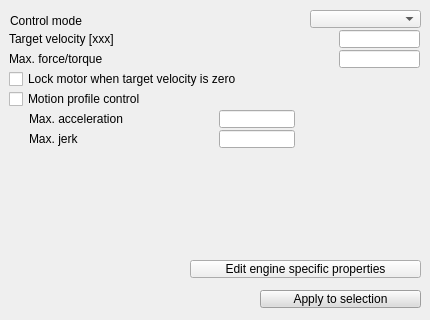
<?xml version="1.0" encoding="UTF-8"?>
<ui version="4.0">
 <class>CQDlgJointDyn</class>
 <widget class="QDialog" name="CQDlgJointDyn">
  <property name="geometry">
   <rect>
    <x>0</x>
    <y>0</y>
    <width>430</width>
    <height>320</height>
   </rect>
  </property>
  <property name="windowTitle">
   <string>Joint Dynamic Properties</string>
  </property>
  <property name="locale">
   <locale language="English" country="UnitedStates"/>
  </property>
  <widget class="QToolButton" name="qqApplyParams">
   <property name="geometry">
    <rect>
     <x>260</x>
     <y>290</y>
     <width>161</width>
     <height>18</height>
    </rect>
   </property>
   <property name="palette">
    <palette>
     <active>
      <colorrole role="WindowText">
       <brush brushstyle="SolidPattern">
        <color alpha="255">
         <red>0</red>
         <green>0</green>
         <blue>0</blue>
        </color>
       </brush>
      </colorrole>
      <colorrole role="Button">
       <brush brushstyle="SolidPattern">
        <color alpha="255">
         <red>220</red>
         <green>220</green>
         <blue>220</blue>
        </color>
       </brush>
      </colorrole>
      <colorrole role="Light">
       <brush brushstyle="SolidPattern">
        <color alpha="255">
         <red>255</red>
         <green>255</green>
         <blue>255</blue>
        </color>
       </brush>
      </colorrole>
      <colorrole role="Midlight">
       <brush brushstyle="SolidPattern">
        <color alpha="255">
         <red>237</red>
         <green>237</green>
         <blue>237</blue>
        </color>
       </brush>
      </colorrole>
      <colorrole role="Dark">
       <brush brushstyle="SolidPattern">
        <color alpha="255">
         <red>110</red>
         <green>110</green>
         <blue>110</blue>
        </color>
       </brush>
      </colorrole>
      <colorrole role="Mid">
       <brush brushstyle="SolidPattern">
        <color alpha="255">
         <red>147</red>
         <green>147</green>
         <blue>147</blue>
        </color>
       </brush>
      </colorrole>
      <colorrole role="Text">
       <brush brushstyle="SolidPattern">
        <color alpha="255">
         <red>0</red>
         <green>0</green>
         <blue>0</blue>
        </color>
       </brush>
      </colorrole>
      <colorrole role="BrightText">
       <brush brushstyle="SolidPattern">
        <color alpha="255">
         <red>255</red>
         <green>255</green>
         <blue>255</blue>
        </color>
       </brush>
      </colorrole>
      <colorrole role="ButtonText">
       <brush brushstyle="SolidPattern">
        <color alpha="255">
         <red>0</red>
         <green>0</green>
         <blue>0</blue>
        </color>
       </brush>
      </colorrole>
      <colorrole role="Base">
       <brush brushstyle="SolidPattern">
        <color alpha="255">
         <red>255</red>
         <green>255</green>
         <blue>255</blue>
        </color>
       </brush>
      </colorrole>
      <colorrole role="Window">
       <brush brushstyle="SolidPattern">
        <color alpha="255">
         <red>220</red>
         <green>220</green>
         <blue>220</blue>
        </color>
       </brush>
      </colorrole>
      <colorrole role="Shadow">
       <brush brushstyle="SolidPattern">
        <color alpha="255">
         <red>0</red>
         <green>0</green>
         <blue>0</blue>
        </color>
       </brush>
      </colorrole>
      <colorrole role="AlternateBase">
       <brush brushstyle="SolidPattern">
        <color alpha="255">
         <red>237</red>
         <green>237</green>
         <blue>237</blue>
        </color>
       </brush>
      </colorrole>
      <colorrole role="ToolTipBase">
       <brush brushstyle="SolidPattern">
        <color alpha="255">
         <red>255</red>
         <green>255</green>
         <blue>220</blue>
        </color>
       </brush>
      </colorrole>
      <colorrole role="ToolTipText">
       <brush brushstyle="SolidPattern">
        <color alpha="255">
         <red>0</red>
         <green>0</green>
         <blue>0</blue>
        </color>
       </brush>
      </colorrole>
      <colorrole role="PlaceholderText">
       <brush brushstyle="NoBrush">
        <color alpha="128">
         <red>0</red>
         <green>0</green>
         <blue>0</blue>
        </color>
       </brush>
      </colorrole>
     </active>
     <inactive>
      <colorrole role="WindowText">
       <brush brushstyle="SolidPattern">
        <color alpha="255">
         <red>0</red>
         <green>0</green>
         <blue>0</blue>
        </color>
       </brush>
      </colorrole>
      <colorrole role="Button">
       <brush brushstyle="SolidPattern">
        <color alpha="255">
         <red>220</red>
         <green>220</green>
         <blue>220</blue>
        </color>
       </brush>
      </colorrole>
      <colorrole role="Light">
       <brush brushstyle="SolidPattern">
        <color alpha="255">
         <red>255</red>
         <green>255</green>
         <blue>255</blue>
        </color>
       </brush>
      </colorrole>
      <colorrole role="Midlight">
       <brush brushstyle="SolidPattern">
        <color alpha="255">
         <red>237</red>
         <green>237</green>
         <blue>237</blue>
        </color>
       </brush>
      </colorrole>
      <colorrole role="Dark">
       <brush brushstyle="SolidPattern">
        <color alpha="255">
         <red>110</red>
         <green>110</green>
         <blue>110</blue>
        </color>
       </brush>
      </colorrole>
      <colorrole role="Mid">
       <brush brushstyle="SolidPattern">
        <color alpha="255">
         <red>147</red>
         <green>147</green>
         <blue>147</blue>
        </color>
       </brush>
      </colorrole>
      <colorrole role="Text">
       <brush brushstyle="SolidPattern">
        <color alpha="255">
         <red>0</red>
         <green>0</green>
         <blue>0</blue>
        </color>
       </brush>
      </colorrole>
      <colorrole role="BrightText">
       <brush brushstyle="SolidPattern">
        <color alpha="255">
         <red>255</red>
         <green>255</green>
         <blue>255</blue>
        </color>
       </brush>
      </colorrole>
      <colorrole role="ButtonText">
       <brush brushstyle="SolidPattern">
        <color alpha="255">
         <red>0</red>
         <green>0</green>
         <blue>0</blue>
        </color>
       </brush>
      </colorrole>
      <colorrole role="Base">
       <brush brushstyle="SolidPattern">
        <color alpha="255">
         <red>255</red>
         <green>255</green>
         <blue>255</blue>
        </color>
       </brush>
      </colorrole>
      <colorrole role="Window">
       <brush brushstyle="SolidPattern">
        <color alpha="255">
         <red>220</red>
         <green>220</green>
         <blue>220</blue>
        </color>
       </brush>
      </colorrole>
      <colorrole role="Shadow">
       <brush brushstyle="SolidPattern">
        <color alpha="255">
         <red>0</red>
         <green>0</green>
         <blue>0</blue>
        </color>
       </brush>
      </colorrole>
      <colorrole role="AlternateBase">
       <brush brushstyle="SolidPattern">
        <color alpha="255">
         <red>237</red>
         <green>237</green>
         <blue>237</blue>
        </color>
       </brush>
      </colorrole>
      <colorrole role="ToolTipBase">
       <brush brushstyle="SolidPattern">
        <color alpha="255">
         <red>255</red>
         <green>255</green>
         <blue>220</blue>
        </color>
       </brush>
      </colorrole>
      <colorrole role="ToolTipText">
       <brush brushstyle="SolidPattern">
        <color alpha="255">
         <red>0</red>
         <green>0</green>
         <blue>0</blue>
        </color>
       </brush>
      </colorrole>
      <colorrole role="PlaceholderText">
       <brush brushstyle="NoBrush">
        <color alpha="128">
         <red>0</red>
         <green>0</green>
         <blue>0</blue>
        </color>
       </brush>
      </colorrole>
     </inactive>
     <disabled>
      <colorrole role="WindowText">
       <brush brushstyle="SolidPattern">
        <color alpha="255">
         <red>110</red>
         <green>110</green>
         <blue>110</blue>
        </color>
       </brush>
      </colorrole>
      <colorrole role="Button">
       <brush brushstyle="SolidPattern">
        <color alpha="255">
         <red>220</red>
         <green>220</green>
         <blue>220</blue>
        </color>
       </brush>
      </colorrole>
      <colorrole role="Light">
       <brush brushstyle="SolidPattern">
        <color alpha="255">
         <red>255</red>
         <green>255</green>
         <blue>255</blue>
        </color>
       </brush>
      </colorrole>
      <colorrole role="Midlight">
       <brush brushstyle="SolidPattern">
        <color alpha="255">
         <red>237</red>
         <green>237</green>
         <blue>237</blue>
        </color>
       </brush>
      </colorrole>
      <colorrole role="Dark">
       <brush brushstyle="SolidPattern">
        <color alpha="255">
         <red>110</red>
         <green>110</green>
         <blue>110</blue>
        </color>
       </brush>
      </colorrole>
      <colorrole role="Mid">
       <brush brushstyle="SolidPattern">
        <color alpha="255">
         <red>147</red>
         <green>147</green>
         <blue>147</blue>
        </color>
       </brush>
      </colorrole>
      <colorrole role="Text">
       <brush brushstyle="SolidPattern">
        <color alpha="255">
         <red>110</red>
         <green>110</green>
         <blue>110</blue>
        </color>
       </brush>
      </colorrole>
      <colorrole role="BrightText">
       <brush brushstyle="SolidPattern">
        <color alpha="255">
         <red>255</red>
         <green>255</green>
         <blue>255</blue>
        </color>
       </brush>
      </colorrole>
      <colorrole role="ButtonText">
       <brush brushstyle="SolidPattern">
        <color alpha="255">
         <red>110</red>
         <green>110</green>
         <blue>110</blue>
        </color>
       </brush>
      </colorrole>
      <colorrole role="Base">
       <brush brushstyle="SolidPattern">
        <color alpha="255">
         <red>220</red>
         <green>220</green>
         <blue>220</blue>
        </color>
       </brush>
      </colorrole>
      <colorrole role="Window">
       <brush brushstyle="SolidPattern">
        <color alpha="255">
         <red>220</red>
         <green>220</green>
         <blue>220</blue>
        </color>
       </brush>
      </colorrole>
      <colorrole role="Shadow">
       <brush brushstyle="SolidPattern">
        <color alpha="255">
         <red>0</red>
         <green>0</green>
         <blue>0</blue>
        </color>
       </brush>
      </colorrole>
      <colorrole role="AlternateBase">
       <brush brushstyle="SolidPattern">
        <color alpha="255">
         <red>220</red>
         <green>220</green>
         <blue>220</blue>
        </color>
       </brush>
      </colorrole>
      <colorrole role="ToolTipBase">
       <brush brushstyle="SolidPattern">
        <color alpha="255">
         <red>255</red>
         <green>255</green>
         <blue>220</blue>
        </color>
       </brush>
      </colorrole>
      <colorrole role="ToolTipText">
       <brush brushstyle="SolidPattern">
        <color alpha="255">
         <red>0</red>
         <green>0</green>
         <blue>0</blue>
        </color>
       </brush>
      </colorrole>
      <colorrole role="PlaceholderText">
       <brush brushstyle="NoBrush">
        <color alpha="128">
         <red>0</red>
         <green>0</green>
         <blue>0</blue>
        </color>
       </brush>
      </colorrole>
     </disabled>
    </palette>
   </property>
   <property name="focusPolicy">
    <enum>Qt::StrongFocus</enum>
   </property>
   <property name="text">
    <string>Apply to selection</string>
   </property>
  </widget>
  <widget class="QToolButton" name="qqAdjustEngineProperties">
   <property name="geometry">
    <rect>
     <x>190</x>
     <y>260</y>
     <width>231</width>
     <height>18</height>
    </rect>
   </property>
   <property name="focusPolicy">
    <enum>Qt::StrongFocus</enum>
   </property>
   <property name="text">
    <string>Edit engine specific properties</string>
   </property>
  </widget>
  <widget class="QStackedWidget" name="qqStack">
   <property name="geometry">
    <rect>
     <x>-1</x>
     <y>30</y>
     <width>421</width>
     <height>221</height>
    </rect>
   </property>
   <property name="currentIndex">
    <number>2</number>
   </property>
   <widget class="QWidget" name="page">
    <widget class="QLabel" name="label_2">
     <property name="geometry">
      <rect>
       <x>10</x>
       <y>0</y>
       <width>391</width>
       <height>21</height>
      </rect>
     </property>
     <property name="text">
      <string>The joint is not controlled</string>
     </property>
    </widget>
   </widget>
   <widget class="QWidget" name="page_2">
    <widget class="QLabel" name="qqForceMode_forceLabel">
     <property name="geometry">
      <rect>
       <x>10</x>
       <y>0</y>
       <width>301</width>
       <height>21</height>
      </rect>
     </property>
     <property name="text">
      <string>Constant torque</string>
     </property>
    </widget>
    <widget class="QLineEdit" name="qqForceMode_force">
     <property name="geometry">
      <rect>
       <x>340</x>
       <y>0</y>
       <width>81</width>
       <height>18</height>
      </rect>
     </property>
    </widget>
   </widget>
   <widget class="QWidget" name="page_3">
    <widget class="QLineEdit" name="qqVelocityMode_velocity">
     <property name="geometry">
      <rect>
       <x>340</x>
       <y>0</y>
       <width>81</width>
       <height>18</height>
      </rect>
     </property>
    </widget>
    <widget class="QLineEdit" name="qqVelocityMode_force">
     <property name="geometry">
      <rect>
       <x>340</x>
       <y>20</y>
       <width>81</width>
       <height>18</height>
      </rect>
     </property>
    </widget>
    <widget class="QCheckBox" name="qqVelocityMode_motorLock">
     <property name="geometry">
      <rect>
       <x>10</x>
       <y>40</y>
       <width>291</width>
       <height>18</height>
      </rect>
     </property>
     <property name="focusPolicy">
      <enum>Qt::StrongFocus</enum>
     </property>
     <property name="text">
      <string>Lock motor when target velocity is zero</string>
     </property>
    </widget>
    <widget class="QLabel" name="qqVelocityMode_velocityLabel">
     <property name="geometry">
      <rect>
       <x>10</x>
       <y>0</y>
       <width>261</width>
       <height>18</height>
      </rect>
     </property>
     <property name="text">
      <string>Target velocity [xxx]</string>
     </property>
    </widget>
    <widget class="QLabel" name="qqVelocityMode_forceLabel">
     <property name="geometry">
      <rect>
       <x>10</x>
       <y>20</y>
       <width>281</width>
       <height>18</height>
      </rect>
     </property>
     <property name="text">
      <string>Max. force/torque</string>
     </property>
    </widget>
    <widget class="QLabel" name="qqVelocityMode_maxAccelLabel">
     <property name="geometry">
      <rect>
       <x>30</x>
       <y>80</y>
       <width>191</width>
       <height>18</height>
      </rect>
     </property>
     <property name="text">
      <string>Max. acceleration</string>
     </property>
    </widget>
    <widget class="QLineEdit" name="qqVelocityMode_maxJerk">
     <property name="geometry">
      <rect>
       <x>220</x>
       <y>100</y>
       <width>76</width>
       <height>18</height>
      </rect>
     </property>
    </widget>
    <widget class="QLabel" name="qqVelocityMode_maxJerkLabel">
     <property name="geometry">
      <rect>
       <x>30</x>
       <y>100</y>
       <width>191</width>
       <height>18</height>
      </rect>
     </property>
     <property name="text">
      <string>Max. jerk</string>
     </property>
    </widget>
    <widget class="QLineEdit" name="qqVelocityMode_maxAccel">
     <property name="geometry">
      <rect>
       <x>220</x>
       <y>80</y>
       <width>76</width>
       <height>18</height>
      </rect>
     </property>
    </widget>
    <widget class="QCheckBox" name="qqVelocityMode_ruckig">
     <property name="geometry">
      <rect>
       <x>10</x>
       <y>60</y>
       <width>211</width>
       <height>18</height>
      </rect>
     </property>
     <property name="focusPolicy">
      <enum>Qt::StrongFocus</enum>
     </property>
     <property name="text">
      <string>Motion profile control</string>
     </property>
    </widget>
   </widget>
   <widget class="QWidget" name="page_4">
    <widget class="QLabel" name="label_4">
     <property name="geometry">
      <rect>
       <x>30</x>
       <y>60</y>
       <width>71</width>
       <height>18</height>
      </rect>
     </property>
     <property name="text">
      <string>P</string>
     </property>
    </widget>
    <widget class="QLabel" name="qqPositionMode_forceLabel">
     <property name="geometry">
      <rect>
       <x>10</x>
       <y>20</y>
       <width>281</width>
       <height>18</height>
      </rect>
     </property>
     <property name="text">
      <string>Max. force/torque</string>
     </property>
    </widget>
    <widget class="QLineEdit" name="qqD">
     <property name="geometry">
      <rect>
       <x>220</x>
       <y>100</y>
       <width>76</width>
       <height>18</height>
      </rect>
     </property>
    </widget>
    <widget class="QLineEdit" name="qqPositionMode_upperVel">
     <property name="geometry">
      <rect>
       <x>220</x>
       <y>120</y>
       <width>76</width>
       <height>18</height>
      </rect>
     </property>
    </widget>
    <widget class="QLabel" name="qqPositionMode_positionLabel">
     <property name="geometry">
      <rect>
       <x>10</x>
       <y>0</y>
       <width>271</width>
       <height>18</height>
      </rect>
     </property>
     <property name="text">
      <string>Target position [xxx]</string>
     </property>
    </widget>
    <widget class="QLabel" name="qqPositionMode_upperVelLabel">
     <property name="geometry">
      <rect>
       <x>30</x>
       <y>120</y>
       <width>191</width>
       <height>18</height>
      </rect>
     </property>
     <property name="text">
      <string>Upper velocity limit [xxx]</string>
     </property>
    </widget>
    <widget class="QCheckBox" name="qqPositionMode_cb">
     <property name="geometry">
      <rect>
       <x>310</x>
       <y>60</y>
       <width>71</width>
       <height>18</height>
      </rect>
     </property>
     <property name="focusPolicy">
      <enum>Qt::StrongFocus</enum>
     </property>
     <property name="text">
      <string>CB</string>
     </property>
    </widget>
    <widget class="QLabel" name="label_5">
     <property name="geometry">
      <rect>
       <x>30</x>
       <y>80</y>
       <width>81</width>
       <height>18</height>
      </rect>
     </property>
     <property name="text">
      <string>I</string>
     </property>
    </widget>
    <widget class="QLineEdit" name="qqPositionMode_force">
     <property name="geometry">
      <rect>
       <x>340</x>
       <y>20</y>
       <width>81</width>
       <height>18</height>
      </rect>
     </property>
    </widget>
    <widget class="QLabel" name="label_6">
     <property name="geometry">
      <rect>
       <x>30</x>
       <y>100</y>
       <width>71</width>
       <height>18</height>
      </rect>
     </property>
     <property name="text">
      <string>D</string>
     </property>
    </widget>
    <widget class="QLineEdit" name="qqI">
     <property name="geometry">
      <rect>
       <x>220</x>
       <y>80</y>
       <width>76</width>
       <height>18</height>
      </rect>
     </property>
    </widget>
    <widget class="QLineEdit" name="qqP">
     <property name="geometry">
      <rect>
       <x>220</x>
       <y>60</y>
       <width>76</width>
       <height>18</height>
      </rect>
     </property>
    </widget>
    <widget class="QLineEdit" name="qqPositionMode_position">
     <property name="geometry">
      <rect>
       <x>340</x>
       <y>0</y>
       <width>81</width>
       <height>18</height>
      </rect>
     </property>
    </widget>
    <widget class="QRadioButton" name="qqPositionMode_ruckig">
     <property name="geometry">
      <rect>
       <x>10</x>
       <y>140</y>
       <width>191</width>
       <height>19</height>
      </rect>
     </property>
     <property name="text">
      <string>Motion profile control</string>
     </property>
    </widget>
    <widget class="QRadioButton" name="qqPositionMode_pid">
     <property name="geometry">
      <rect>
       <x>10</x>
       <y>40</y>
       <width>131</width>
       <height>19</height>
      </rect>
     </property>
     <property name="text">
      <string>PID control</string>
     </property>
    </widget>
    <widget class="QLineEdit" name="qqPositionMode_maxJerk">
     <property name="geometry">
      <rect>
       <x>220</x>
       <y>200</y>
       <width>76</width>
       <height>18</height>
      </rect>
     </property>
    </widget>
    <widget class="QLabel" name="qqPositionMode_maxVelLabel">
     <property name="geometry">
      <rect>
       <x>30</x>
       <y>160</y>
       <width>191</width>
       <height>18</height>
      </rect>
     </property>
     <property name="text">
      <string>Max. velocity</string>
     </property>
    </widget>
    <widget class="QLabel" name="qqPositionMode_maxAccelLabel">
     <property name="geometry">
      <rect>
       <x>30</x>
       <y>180</y>
       <width>191</width>
       <height>18</height>
      </rect>
     </property>
     <property name="text">
      <string>Max. acceleration</string>
     </property>
    </widget>
    <widget class="QLabel" name="qqPositionMode_maxJerkLabel">
     <property name="geometry">
      <rect>
       <x>30</x>
       <y>200</y>
       <width>191</width>
       <height>18</height>
      </rect>
     </property>
     <property name="text">
      <string>Max. jerk</string>
     </property>
    </widget>
    <widget class="QLineEdit" name="qqPositionMode_maxVel">
     <property name="geometry">
      <rect>
       <x>220</x>
       <y>160</y>
       <width>76</width>
       <height>18</height>
      </rect>
     </property>
    </widget>
    <widget class="QLineEdit" name="qqPositionMode_maxAccel">
     <property name="geometry">
      <rect>
       <x>220</x>
       <y>180</y>
       <width>76</width>
       <height>18</height>
      </rect>
     </property>
    </widget>
   </widget>
   <widget class="QWidget" name="page_5">
    <widget class="QCheckBox" name="qqSpringMode_cb">
     <property name="geometry">
      <rect>
       <x>250</x>
       <y>20</y>
       <width>41</width>
       <height>18</height>
      </rect>
     </property>
     <property name="focusPolicy">
      <enum>Qt::StrongFocus</enum>
     </property>
     <property name="text">
      <string>CB</string>
     </property>
    </widget>
    <widget class="QLabel" name="qqSpringMode_positionLabel">
     <property name="geometry">
      <rect>
       <x>10</x>
       <y>0</y>
       <width>271</width>
       <height>18</height>
      </rect>
     </property>
     <property name="text">
      <string>Target position [xxx]</string>
     </property>
    </widget>
    <widget class="QLabel" name="qqKLabel">
     <property name="geometry">
      <rect>
       <x>10</x>
       <y>20</y>
       <width>21</width>
       <height>18</height>
      </rect>
     </property>
     <property name="text">
      <string>K</string>
     </property>
    </widget>
    <widget class="QLineEdit" name="qqK">
     <property name="geometry">
      <rect>
       <x>160</x>
       <y>20</y>
       <width>61</width>
       <height>18</height>
      </rect>
     </property>
    </widget>
    <widget class="QLabel" name="qqCLabel">
     <property name="geometry">
      <rect>
       <x>10</x>
       <y>40</y>
       <width>21</width>
       <height>18</height>
      </rect>
     </property>
     <property name="text">
      <string>C</string>
     </property>
    </widget>
    <widget class="QLineEdit" name="qqC">
     <property name="geometry">
      <rect>
       <x>160</x>
       <y>40</y>
       <width>61</width>
       <height>18</height>
      </rect>
     </property>
    </widget>
    <widget class="QLineEdit" name="qqSpringMode_position">
     <property name="geometry">
      <rect>
       <x>340</x>
       <y>0</y>
       <width>81</width>
       <height>18</height>
      </rect>
     </property>
    </widget>
   </widget>
   <widget class="QWidget" name="page_6">
    <widget class="QLabel" name="label">
     <property name="geometry">
      <rect>
       <x>10</x>
       <y>0</y>
       <width>391</width>
       <height>21</height>
      </rect>
     </property>
     <property name="text">
      <string>A custom controller can be written in the joint callback function</string>
     </property>
    </widget>
   </widget>
  </widget>
  <widget class="QComboBox" name="qqCombo">
   <property name="geometry">
    <rect>
     <x>310</x>
     <y>10</y>
     <width>111</width>
     <height>18</height>
    </rect>
   </property>
  </widget>
  <widget class="QLabel" name="qqModeLabel">
   <property name="geometry">
    <rect>
     <x>10</x>
     <y>10</y>
     <width>271</width>
     <height>21</height>
    </rect>
   </property>
   <property name="text">
    <string>Control mode</string>
   </property>
  </widget>
 </widget>
 <tabstops>
  <tabstop>qqCombo</tabstop>
  <tabstop>qqForceMode_force</tabstop>
  <tabstop>qqVelocityMode_velocity</tabstop>
  <tabstop>qqVelocityMode_force</tabstop>
  <tabstop>qqVelocityMode_motorLock</tabstop>
  <tabstop>qqPositionMode_position</tabstop>
  <tabstop>qqPositionMode_force</tabstop>
  <tabstop>qqPositionMode_pid</tabstop>
  <tabstop>qqP</tabstop>
  <tabstop>qqPositionMode_cb</tabstop>
  <tabstop>qqI</tabstop>
  <tabstop>qqD</tabstop>
  <tabstop>qqPositionMode_upperVel</tabstop>
  <tabstop>qqPositionMode_ruckig</tabstop>
  <tabstop>qqPositionMode_maxVel</tabstop>
  <tabstop>qqPositionMode_maxAccel</tabstop>
  <tabstop>qqPositionMode_maxJerk</tabstop>
  <tabstop>qqSpringMode_position</tabstop>
  <tabstop>qqK</tabstop>
  <tabstop>qqSpringMode_cb</tabstop>
  <tabstop>qqC</tabstop>
  <tabstop>qqAdjustEngineProperties</tabstop>
  <tabstop>qqApplyParams</tabstop>
 </tabstops>
 <resources/>
 <connections/>
</ui>
